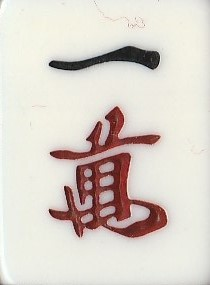
#> input picture sample/home/0.jpg, 210 x 285 px; its folder holds 4 pictures in this run
$ jupyter execute --allow-errors 'ssd512_training _2.ipynb'   (shell and % lines are left out)   (older library calls are emulated)
#> lines starting #> are read from the running program, lines starting #| are printed output that depends on the picture
### make_annotation.py
import cv2 as cv
import numpy as np
import random
import xml.etree.ElementTree as ET

NUMBER = 7   #画像1枚当たりの牌の枚数

size_x = 512
size_y = 512

mode = 10  #ロバストする確率


dict={"0":"1m","1":"2m","2":"3m","3":"4m","4":"5m","5":"6m","6":"7m","7":"8m","8":"9m","9":"1p","10":"2p","11":"3p","12":"4p","13":"5p","14":"6p","15":"7p","16":"8p","17":"9p","18":"1s","19":"2s","20":"3s","21":"4s","22":"5s","23":"6s","24":"7s","25":"8s","26":"9s","27":"east","28":"south","29":"west","30":"north","31":"white","32":"hatsu","33":"tyun"}

#trainval、valの分類
# [10 lines left out: function Make_txt, not called in this run]


#画像、XMLの生成
def Make_PicXML(sample_filename , save_pic_filename , save_xml_filename , robust , datasize , start=0):
#> called with sample_filename = 'sample/home', save_pic_filename = 'DATASET/JPEGImages', save_xml_filename = 'DATASET/Annotations', robust = 0, datasize = 1000, start = 0
    No = []
    place_x = []
    place_y = 0

    #画像の読み込み
    pais=[]
    for i in range(34):
        filename = sample_filename + '/' +str(i)+'.jpg'
        pais.append(cv.imread(filename))

    sample_height = pais[0].shape[0]
#> sample_height = 285
    sample_width = pais[0].shape[1]

    for i in range(datasize):

        #サイズの倍率（90～100）
        magni = min(size_x/NUMBER/sample_width , size_y/sample_height)*random.randint(90,100)/100

        x = int(magni * sample_width)
        y = int(magni * sample_height)

        #牌の種類の決定
        No=[]
        for num in range(NUMBER):
            No.append(random.randint(0,33))

        #場所の決定
        place_x=[]
        place_x.append(random.randint( 0,int(size_x - x*NUMBER)))
        for num in range(NUMBER):
            place_x.append(place_x[0]+ x*(num+1))

        place_y=random.randint(1,int(size_y - y))

        #画像の生成
        img=np.zeros((size_y,size_x,3))
        img=cv.rectangle(img,(0,0),(size_x,size_y),(0,128,0),cv.FILLED)

        for num in range(NUMBER):
            pai = cv.resize(pais[No[num]],(x,y))

            #牌反転処理
            if random.randint(0,1)== 0:
                pai =cv.flip(pai ,0)

            img[place_y:place_y+y,place_x[num]:place_x[num]+x]=pai

        #ロバストの実行
        if robust==1:
            img = Robust(img)

        #保存
        filename = save_pic_filename + '/' + str(start + i) + '.jpg'
        cv.imwrite(filename,img)


        #XMLファイルの生成
        Annotation = ET.Element('annotation')
        Folder = ET.SubElement(Annotation,'folder')
        Folder.text = 'DATASET'
        Filename = ET.SubElement(Annotation,'filename')
        Filename.text = str(i)+'.jpg'

        size = ET.SubElement(Annotation,'size')
        width = ET.SubElement(size,'width')
        width.text = str(size_x)
        height = ET.SubElement(size,'height')
        height.text = str(size_y)

        for num in range(NUMBER):
            Object = ET.SubElement(Annotation, 'object')
            name = ET.SubElement(Object, 'name')
            name.text =dict[str(No[num])]
            bndbox = ET.SubElement(Object, 'bndbox')
            xmin = ET.SubElement(bndbox, 'xmin')
            xmin.text = str(place_x[num])
            ymin = ET.SubElement(bndbox, 'ymin')
            ymin.text = str(place_y)
            xmax = ET.SubElement(bndbox, 'xmax')
            xmax.text = str(place_x[num] + x)
            ymax = ET.SubElement(bndbox, 'ymax')
            ymax.text = str(place_y + y)
            pose = ET.SubElement(Object,'pose')
            pose.text = 'Unspecified'
            truncated = ET.SubElement(Object,'truncated')
            truncated.text = '0'
            difficult = ET.SubElement(Object,'difficult')
            difficult.text = '0'

        tree = ET.ElementTree(element=Annotation)

         #保存
        filename = save_xml_filename + '/' + str( start + i) + '.xml'
        tree.write(filename, encoding='utf-8', xml_declaration=True)

        if i % 500 == 0 :
            print("now complete No."+str(i))
#> this loop made 1 pass
#> (magni, x, y, place_y) on pass 1: (0.334, 70, 95, 184)
#> pass 1, in Make_PicXML, `img=cv.rectangle(img,(0,0),(size_x,size_y),(0,128,0),cv.FILLED)`:
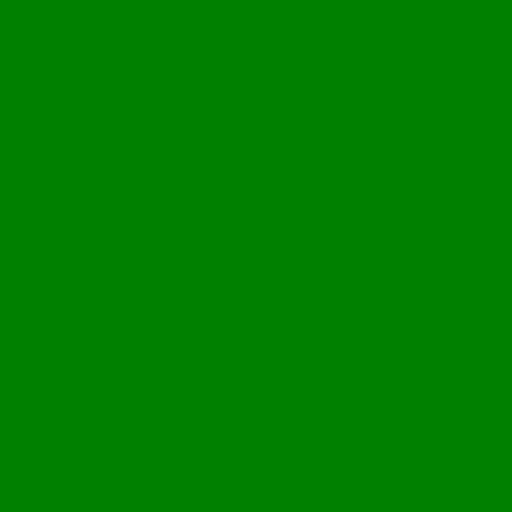
#> img: shape (512, 512, 3) float64; mean of channels 0, 1, 2 0, 128, 0; drawn as B, G, R
#> (the rest of the program and of its run is left out)
